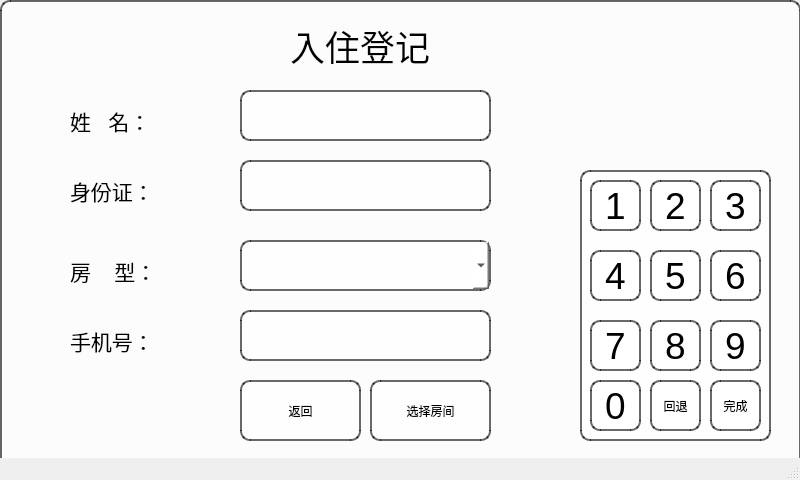
<?xml version="1.0" encoding="UTF-8"?>
<ui version="4.0">
 <class>in</class>
 <widget class="QMainWindow" name="in">
  <property name="geometry">
   <rect>
    <x>0</x>
    <y>0</y>
    <width>800</width>
    <height>480</height>
   </rect>
  </property>
  <property name="windowTitle">
   <string>MainWindow</string>
  </property>
  <widget class="QWidget" name="centralwidget">
   <widget class="QLabel" name="label">
    <property name="geometry">
     <rect>
      <x>290</x>
      <y>0</y>
      <width>301</width>
      <height>91</height>
     </rect>
    </property>
    <property name="font">
     <font>
      <family>仿宋</family>
      <pointsize>26</pointsize>
     </font>
    </property>
    <property name="text">
     <string>入住登记</string>
    </property>
   </widget>
   <widget class="QLabel" name="label_2">
    <property name="geometry">
     <rect>
      <x>70</x>
      <y>90</y>
      <width>81</width>
      <height>61</height>
     </rect>
    </property>
    <property name="font">
     <font>
      <pointsize>16</pointsize>
     </font>
    </property>
    <property name="text">
     <string>姓   名：</string>
    </property>
   </widget>
   <widget class="QTextEdit" name="name">
    <property name="geometry">
     <rect>
      <x>240</x>
      <y>90</y>
      <width>251</width>
      <height>51</height>
     </rect>
    </property>
    <property name="styleSheet">
     <string notr="true">border: 2px solid rgba(0, 0, 0, 150); /* 黑色边框，150为不透明度 */
    background-color: rgba(255, 255, 255, 200); /* 白色背景，200为不透明度 */
    border-radius: 10px; /* 圆角边框 */</string>
    </property>
   </widget>
   <widget class="QLabel" name="label_3">
    <property name="geometry">
     <rect>
      <x>70</x>
      <y>160</y>
      <width>81</width>
      <height>61</height>
     </rect>
    </property>
    <property name="font">
     <font>
      <pointsize>16</pointsize>
     </font>
    </property>
    <property name="text">
     <string>身份证：</string>
    </property>
   </widget>
   <widget class="QTextEdit" name="ID">
    <property name="geometry">
     <rect>
      <x>240</x>
      <y>160</y>
      <width>251</width>
      <height>51</height>
     </rect>
    </property>
    <property name="styleSheet">
     <string notr="true">border: 2px solid rgba(0, 0, 0, 150); /* 黑色边框，150为不透明度 */
    background-color: rgba(255, 255, 255, 200); /* 白色背景，200为不透明度 */
    border-radius: 10px; /* 圆角边框 */</string>
    </property>
   </widget>
   <widget class="QLabel" name="label_4">
    <property name="geometry">
     <rect>
      <x>70</x>
      <y>240</y>
      <width>81</width>
      <height>61</height>
     </rect>
    </property>
    <property name="font">
     <font>
      <pointsize>16</pointsize>
     </font>
    </property>
    <property name="text">
     <string>房    型：</string>
    </property>
   </widget>
   <widget class="QComboBox" name="roomtype">
    <property name="geometry">
     <rect>
      <x>240</x>
      <y>240</y>
      <width>251</width>
      <height>51</height>
     </rect>
    </property>
    <property name="styleSheet">
     <string notr="true">border: 2px solid rgba(0, 0, 0, 150); /* 黑色边框，150为不透明度 */
    background-color: rgba(255, 255, 255, 200); /* 白色背景，200为不透明度 */
    border-radius: 10px; /* 圆角边框 */</string>
    </property>
    <property name="editable">
     <bool>true</bool>
    </property>
   </widget>
   <widget class="QPushButton" name="optroom">
    <property name="geometry">
     <rect>
      <x>370</x>
      <y>380</y>
      <width>121</width>
      <height>61</height>
     </rect>
    </property>
    <property name="styleSheet">
     <string notr="true">border: 2px solid rgba(0, 0, 0, 150); /* 黑色边框，150为不透明度 */
    background-color: rgba(255, 255, 255, 200); /* 白色背景，200为不透明度 */
    border-radius: 10px; /* 圆角边框 */</string>
    </property>
    <property name="text">
     <string>选择房间</string>
    </property>
   </widget>
   <widget class="QPushButton" name="back">
    <property name="geometry">
     <rect>
      <x>240</x>
      <y>380</y>
      <width>121</width>
      <height>61</height>
     </rect>
    </property>
    <property name="styleSheet">
     <string notr="true">border: 2px solid rgba(0, 0, 0, 150); /* 黑色边框，150为不透明度 */
    background-color: rgba(255, 255, 255, 200); /* 白色背景，200为不透明度 */
    border-radius: 10px; /* 圆角边框 */</string>
    </property>
    <property name="text">
     <string>返回</string>
    </property>
   </widget>
   <widget class="QLabel" name="label_5">
    <property name="geometry">
     <rect>
      <x>70</x>
      <y>310</y>
      <width>81</width>
      <height>61</height>
     </rect>
    </property>
    <property name="font">
     <font>
      <pointsize>16</pointsize>
     </font>
    </property>
    <property name="text">
     <string>手机号：</string>
    </property>
   </widget>
   <widget class="QTextEdit" name="phonenumber">
    <property name="geometry">
     <rect>
      <x>240</x>
      <y>310</y>
      <width>251</width>
      <height>51</height>
     </rect>
    </property>
    <property name="styleSheet">
     <string notr="true">border: 2px solid rgba(0, 0, 0, 150); /* 黑色边框，150为不透明度 */
    background-color: rgba(255, 255, 255, 200); /* 白色背景，200为不透明度 */
    border-radius: 10px; /* 圆角边框 */</string>
    </property>
   </widget>
   <widget class="QFrame" name="frame_2">
    <property name="geometry">
     <rect>
      <x>580</x>
      <y>170</y>
      <width>191</width>
      <height>271</height>
     </rect>
    </property>
    <property name="mouseTracking">
     <bool>true</bool>
    </property>
    <property name="layoutDirection">
     <enum>Qt::LeftToRight</enum>
    </property>
    <property name="styleSheet">
     <string notr="true">border: 2px solid rgba(0, 0, 0, 150); /* 黑色边框，150为不透明度 */
    background-color: rgba(255, 255, 255, 200); /* 白色背景，200为不透明度 */
    border-radius: 10px; /* 圆角边框 */</string>
    </property>
    <property name="frameShape">
     <enum>QFrame::StyledPanel</enum>
    </property>
    <property name="frameShadow">
     <enum>QFrame::Raised</enum>
    </property>
    <widget class="QPushButton" name="pushButton_1">
     <property name="geometry">
      <rect>
       <x>10</x>
       <y>10</y>
       <width>51</width>
       <height>51</height>
      </rect>
     </property>
     <property name="font">
      <font>
       <pointsize>28</pointsize>
      </font>
     </property>
     <property name="styleSheet">
      <string notr="true"> color: black; /* 设置字体颜色为白色 */
</string>
     </property>
     <property name="text">
      <string>1</string>
     </property>
     <property name="flat">
      <bool>true</bool>
     </property>
    </widget>
    <widget class="QPushButton" name="pushButton_2">
     <property name="geometry">
      <rect>
       <x>70</x>
       <y>10</y>
       <width>51</width>
       <height>51</height>
      </rect>
     </property>
     <property name="font">
      <font>
       <pointsize>28</pointsize>
      </font>
     </property>
     <property name="styleSheet">
      <string notr="true"> color: black; /* 设置字体颜色为白色 */
</string>
     </property>
     <property name="text">
      <string>2</string>
     </property>
     <property name="flat">
      <bool>true</bool>
     </property>
    </widget>
    <widget class="QPushButton" name="pushButton_4">
     <property name="geometry">
      <rect>
       <x>10</x>
       <y>80</y>
       <width>51</width>
       <height>51</height>
      </rect>
     </property>
     <property name="font">
      <font>
       <pointsize>28</pointsize>
      </font>
     </property>
     <property name="styleSheet">
      <string notr="true"> color: black; /* 设置字体颜色为白色 */
</string>
     </property>
     <property name="text">
      <string>4</string>
     </property>
     <property name="flat">
      <bool>true</bool>
     </property>
    </widget>
    <widget class="QPushButton" name="pushButton_3">
     <property name="geometry">
      <rect>
       <x>130</x>
       <y>10</y>
       <width>51</width>
       <height>51</height>
      </rect>
     </property>
     <property name="font">
      <font>
       <pointsize>28</pointsize>
      </font>
     </property>
     <property name="styleSheet">
      <string notr="true"> color: black; /* 设置字体颜色为白色 */
</string>
     </property>
     <property name="text">
      <string>3</string>
     </property>
     <property name="flat">
      <bool>true</bool>
     </property>
    </widget>
    <widget class="QPushButton" name="pushButton_6">
     <property name="geometry">
      <rect>
       <x>130</x>
       <y>80</y>
       <width>51</width>
       <height>51</height>
      </rect>
     </property>
     <property name="font">
      <font>
       <pointsize>28</pointsize>
      </font>
     </property>
     <property name="styleSheet">
      <string notr="true"> color: black; /* 设置字体颜色为白色 */
</string>
     </property>
     <property name="text">
      <string>6</string>
     </property>
     <property name="flat">
      <bool>true</bool>
     </property>
    </widget>
    <widget class="QPushButton" name="pushButton_7">
     <property name="geometry">
      <rect>
       <x>10</x>
       <y>150</y>
       <width>51</width>
       <height>51</height>
      </rect>
     </property>
     <property name="font">
      <font>
       <pointsize>28</pointsize>
      </font>
     </property>
     <property name="styleSheet">
      <string notr="true"> color: black; /* 设置字体颜色为白色 */
</string>
     </property>
     <property name="text">
      <string>7</string>
     </property>
     <property name="flat">
      <bool>true</bool>
     </property>
    </widget>
    <widget class="QPushButton" name="pushButton_5">
     <property name="geometry">
      <rect>
       <x>70</x>
       <y>80</y>
       <width>51</width>
       <height>51</height>
      </rect>
     </property>
     <property name="font">
      <font>
       <pointsize>28</pointsize>
      </font>
     </property>
     <property name="styleSheet">
      <string notr="true"> color: black; /* 设置字体颜色为白色 */
</string>
     </property>
     <property name="text">
      <string>5</string>
     </property>
     <property name="flat">
      <bool>true</bool>
     </property>
    </widget>
    <widget class="QPushButton" name="pushButton_9">
     <property name="geometry">
      <rect>
       <x>130</x>
       <y>150</y>
       <width>51</width>
       <height>51</height>
      </rect>
     </property>
     <property name="font">
      <font>
       <pointsize>28</pointsize>
      </font>
     </property>
     <property name="styleSheet">
      <string notr="true"> color: black; /* 设置字体颜色为白色 */
</string>
     </property>
     <property name="text">
      <string>9</string>
     </property>
     <property name="flat">
      <bool>true</bool>
     </property>
    </widget>
    <widget class="QPushButton" name="pushButton_8">
     <property name="geometry">
      <rect>
       <x>70</x>
       <y>150</y>
       <width>51</width>
       <height>51</height>
      </rect>
     </property>
     <property name="font">
      <font>
       <pointsize>28</pointsize>
      </font>
     </property>
     <property name="styleSheet">
      <string notr="true"> color: black; /* 设置字体颜色为白色 */
</string>
     </property>
     <property name="text">
      <string>8</string>
     </property>
     <property name="flat">
      <bool>true</bool>
     </property>
    </widget>
    <widget class="QPushButton" name="pushButton_0">
     <property name="geometry">
      <rect>
       <x>10</x>
       <y>210</y>
       <width>51</width>
       <height>51</height>
      </rect>
     </property>
     <property name="font">
      <font>
       <pointsize>28</pointsize>
      </font>
     </property>
     <property name="styleSheet">
      <string notr="true"> color: black; /* 设置字体颜色为白色 */
</string>
     </property>
     <property name="text">
      <string>0</string>
     </property>
     <property name="flat">
      <bool>true</bool>
     </property>
    </widget>
    <widget class="QPushButton" name="pushButton_11">
     <property name="geometry">
      <rect>
       <x>70</x>
       <y>210</y>
       <width>51</width>
       <height>51</height>
      </rect>
     </property>
     <property name="text">
      <string>回退</string>
     </property>
    </widget>
    <widget class="QPushButton" name="pushButton_12">
     <property name="geometry">
      <rect>
       <x>130</x>
       <y>210</y>
       <width>51</width>
       <height>51</height>
      </rect>
     </property>
     <property name="text">
      <string>完成</string>
     </property>
    </widget>
   </widget>
   <widget class="QFrame" name="frame">
    <property name="geometry">
     <rect>
      <x>0</x>
      <y>0</y>
      <width>801</width>
      <height>481</height>
     </rect>
    </property>
    <property name="styleSheet">
     <string notr="true">border: 2px solid rgba(0, 0, 0, 150); /* 黑色边框，150为不透明度 */
    background-color: rgba(255, 255, 255, 200); /* 白色背景，200为不透明度 */
    border-radius: 10px; /* 圆角边框 */</string>
    </property>
    <property name="frameShape">
     <enum>QFrame::StyledPanel</enum>
    </property>
    <property name="frameShadow">
     <enum>QFrame::Raised</enum>
    </property>
   </widget>
   <zorder>frame</zorder>
   <zorder>label</zorder>
   <zorder>label_2</zorder>
   <zorder>name</zorder>
   <zorder>label_3</zorder>
   <zorder>ID</zorder>
   <zorder>label_4</zorder>
   <zorder>roomtype</zorder>
   <zorder>optroom</zorder>
   <zorder>back</zorder>
   <zorder>label_5</zorder>
   <zorder>phonenumber</zorder>
   <zorder>frame_2</zorder>
  </widget>
  <widget class="QStatusBar" name="statusbar"/>
 </widget>
 <resources/>
 <connections/>
</ui>
